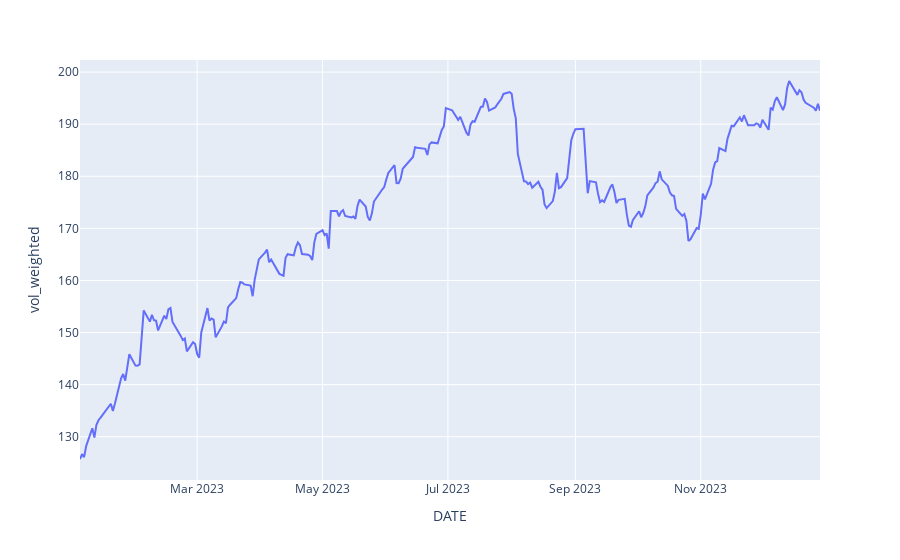

Notebook code cell kept with this figure:
### Code cell
fig = px.line(df, x='DATE', y='vol_weighted')
fig.show()

### Figure 1 — Plotly figure (JSON) as saved in the notebook; plotly's stock layout.template omitted (floating-point values rounded to 4 significant figures; data arrays with more than 128 entries replaced by an {"elided": "..."} marker saying what was removed)
{"data": [{"hovertemplate": "DATE=%{x}<br>vol_weighted=%{y}<extra></extra>", "legendgroup": "", "line": {"color": "#636efa", "dash": "solid"}, "marker": {"symbol": "circle"}, "mode": "lines", "name": "", "orientation": "v", "showlegend": false, "type": "scatter", "x": {"elided": "250 str values"}, "xaxis": "x", "y": {"elided": "250 float values"}, "yaxis": "y"}], "layout": {"legend": {"tracegroupgap": 0}, "margin": {"t": 60}, "xaxis": {"anchor": "y", "domain": [0, 1], "title": {"text": "DATE"}}, "yaxis": {"anchor": "x", "domain": [0, 1], "title": {"text": "vol_weighted"}}}}
